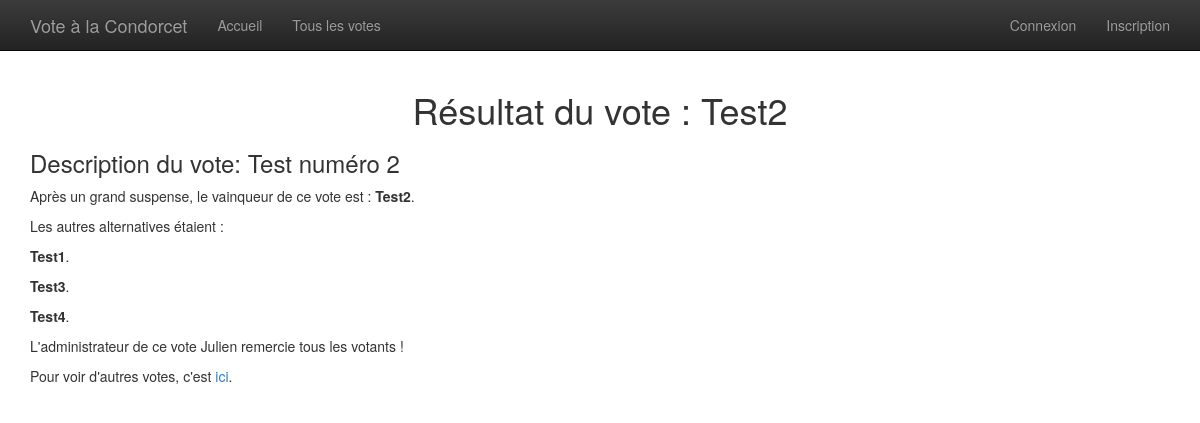
The page /index.php?action=resultat&idVote=4 on the database its author committed.
### tables this page shows
CREATE TABLE `Votes` (
  `id` int(11) NOT NULL,
  `titre` varchar(20) NOT NULL,
  `description` varchar(400) NOT NULL,
  `type` varchar(10) NOT NULL,
  `nbAlternatives` int(11) NOT NULL,
  `dateDebut` date NOT NULL,
  `dateFin` date NOT NULL,
  `statut` varchar(10) NOT NULL,
  `idAdmin` int(11) NOT NULL
);

CREATE TABLE `Resultats` (
  `idVote` int(11) NOT NULL,
  `idAlternative` int(11) NOT NULL
);

CREATE TABLE `Alternatives` (
  `id` int(11) NOT NULL,
  `idVote` int(11) NOT NULL,
  `nom` varchar(20) NOT NULL
);

CREATE TABLE `Inscrits` (
  `id` int(11) NOT NULL,
  `pseudo` varchar(15) NOT NULL,
  `email` varchar(30) NOT NULL,
  `motDePasse` varchar(500) NOT NULL
);

### model/Vote.php (called while the page is built, shortened)
<?php
require_once('./model/Model.php');
class Vote extends Model {
  public $id;
  public $idAdmin;
  public function __construct($id = null, $titre = null, $description = null, $type = null, $nbAlternatives = null, $dateDebut = null, $dateFin = null,$statut = null, $idAdmin = null){
    $this->id = $id;
    $this->idAdmin = $idAdmin;
  }
  public function existeVote() {
    $sql = "SELECT titre, description, type, nbAlternatives, dateDebut, dateFin, statut, idAdmin
            FROM Votes WHERE id = $this->id";
    $req = $this->executerRequete($sql);
    if($req->rowCount() == 1) {
      $donnees = $req->fetch();
      $this->titre = $donnees['titre'];
      $this->description = $donnees['description'];
      $this->statut = $donnees['statut'];
      $this->idAdmin = $donnees['idAdmin'];
      return true;
    }
    else return false;
  }
  public function getAdmin() {
    $sql = 'SELECT pseudo FROM Inscrits WHERE id=:idAdmin';
    $parametre = array('idAdmin' => $this->idAdmin);
    return $this->executerRequete($sql, $parametre)->fetch()['pseudo'];
  }
}

### model/Model.php (called while the page is built, shortened)
<?php
abstract class Model
{
  public function executerRequete($sql, $parametres = null) {
    if ($parametres == null) {
      $req = $this->dbConnect()->query($sql);
    }
    else {
      $req = $this->dbConnect()->prepare($sql);
      $req->execute($parametres);
    }
    return $req;
  }
  private function dbConnect(){
    try {
      $bdd = new PDO('mysql:host=localhost;dbname=Condorcet;charset=utf8', 'root', 'root', array(PDO::ATTR_ERRMODE => PDO::ERRMODE_EXCEPTION));
    }
    catch (Exception $e) {
      die('Erreur : ' . $e->getMessage());
    }
    return $bdd;
  }
}

### model/Resultat.php (called while the page is built, shortened)
<?php
require_once('./model/Model.php');
class Resultat extends Model {
  public $idVote;
  public function __construct($idVote = null, $nomAlternative = null) {
    $this->idVote = $idVote;
  }
  public function existeVainqueur() {
    $sql = 'SELECT idAlternative FROM Resultats WHERE idVote = :idVote';
    $parametre = array('idVote' => $this->idVote);
    $req = $this->executerRequete($sql, $parametre);
    if($req->rowCount() == 1) {
      $this->idAlternative = $req->fetch()['idAlternative'];
      return true;
    }
    else return false;
  }
}

### model/Alternative.php (called while the page is built, shortened)
<?php
require_once('./model/Model.php');
class Alternative extends Model {
  public function __construct($id = null, $idVote = null, $nom = null) {
    $this->nom = $nom;
  }
  public static function recupererAlternatives(Vote $vote) {
    $sql = 'SELECT id, idVote, nom FROM Alternatives WHERE idVote = :idVote';
    $parametre = array('idVote' => $vote->id);
    $req = $vote->executerRequete($sql, $parametre);
    while($donnees = $req->fetch()) {
      $tableau[] = new Alternative($donnees['id'], $donnees['idVote'], $donnees['nom']);
    }
    return $tableau;
  }
  public static function recupererNom($idVote, $idAlternative) {
    $alternative = new Alternative(null, null);
    $sql = 'SELECT nom FROM Alternatives WHERE idVote=:idVote AND id = :idAlternative';
    $parametres = array('idVote' => $idVote, 'idAlternative' => $idAlternative);
    $req = $alternative->executerRequete($sql, $parametres);
    return $req->fetch()['nom'];
  }
}

### view/resultat.php (the view, shortened to what this page needs)
<div class="container">
	<h1>Résultat du vote : <?php echo htmlspecialchars($vote->titre); ?></h1>
	<h3>Description du vote: <?php echo htmlspecialchars($vote->description); ?></h3>
	<?php
		if ($vote->statut == "ferme"){ ?>
		<p>Après un grand suspense, le vainqueur de ce vote est : <strong><?php echo htmlspecialchars($nomVainqueur); ?></strong>.</p>
		<p>Les autres alternatives étaient :
		<?php foreach ($alternatives as $alternative) {
						if ($alternative->nom != $nomVainqueur){
							echo '<p><strong>'.htmlspecialchars($alternative->nom).'</strong>.</p>';
						}
				} ?>
			</p>
			<p>L'administrateur de ce vote <?php echo htmlspecialchars($vote->getAdmin()); ?> remercie tous les votants !</p>
			<p>Pour voir d'autres votes, c'est <a href="/SiteWeb/index.php?action=tousLesVotes">ici</a>.</p>
		<?php
		}
		?>
</div>
<?php require('template.php'); ?>

### public/style.css (style rules this page uses)
body { font-family:'Raleway', sans-serif; position: relative; padding-top: 70px; }
h1 { text-align: center; }

### view/template.php (style rules this page uses)
body { padding-top: 70px; }

### rows shown on the page
votes: titre "Test2", description "Test numéro 2", idAdmin.pseudo "Julien"
resultats: idAlternative.nom "Test2"
alternatives: nom "Test1"
alternatives: nom "Test3"
alternatives: nom "Test4"
